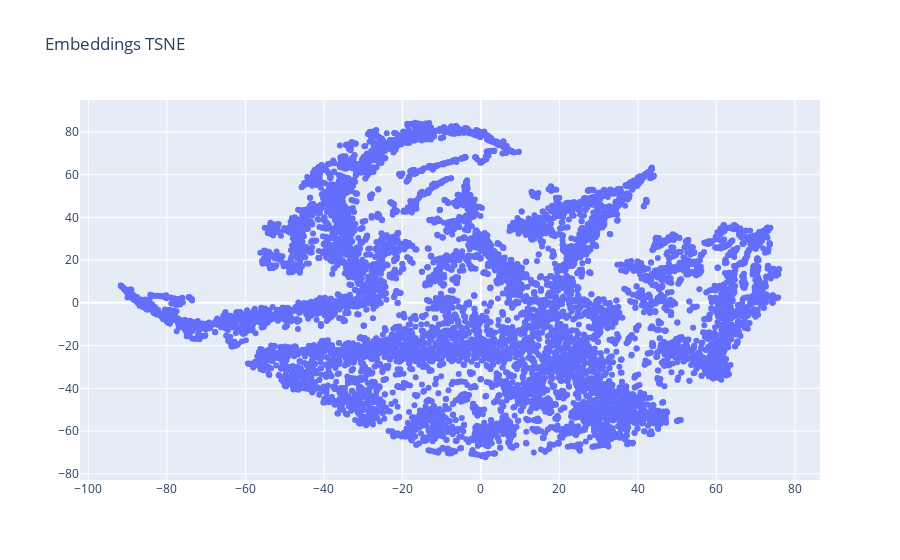

Here is the notebook cell this chart was saved with:
### Code cell
import plotly.graph_objects as go
import pandas as pd

fig = go.Figure(data=go.Scatter(x=df_plot["x"],
                                y=df_plot["y"],
                                mode='markers',
                                #marker=dict(size=df_plot["size"], color=df_plot["color"]),
                                text=df_plot["name"])) # hover text goes here

fig.update_layout(title='Embeddings TSNE')
fig.show()

### Figure 1 — Plotly figure (JSON) as saved in the notebook; plotly's stock layout.template omitted (floating-point values rounded to 4 significant figures; data arrays with more than 128 entries replaced by an {"elided": "..."} marker saying what was removed)
{"data": [{"mode": "markers", "text": {"elided": "10000 str values"}, "type": "scatter", "x": {"elided": "10000 float values"}, "y": {"elided": "10000 float values"}}], "layout": {"title": {"text": "Embeddings TSNE"}}}
